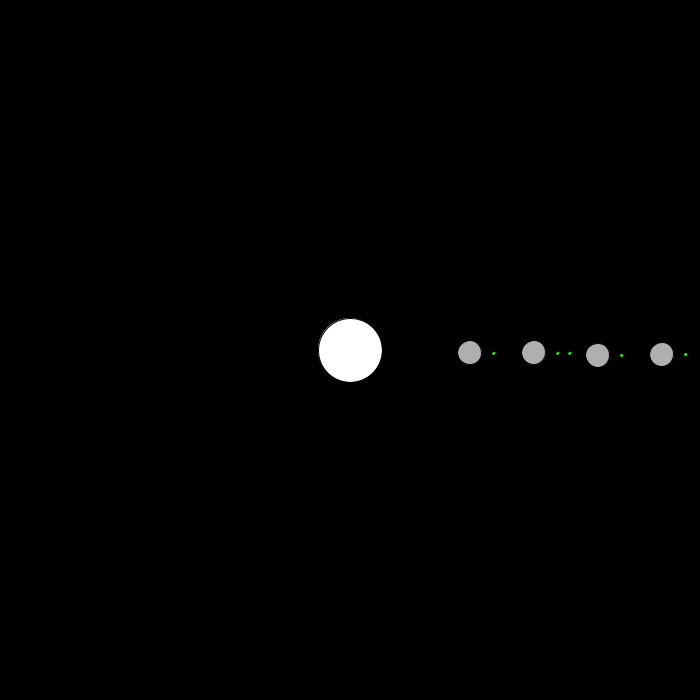
Frame 1 (no input)
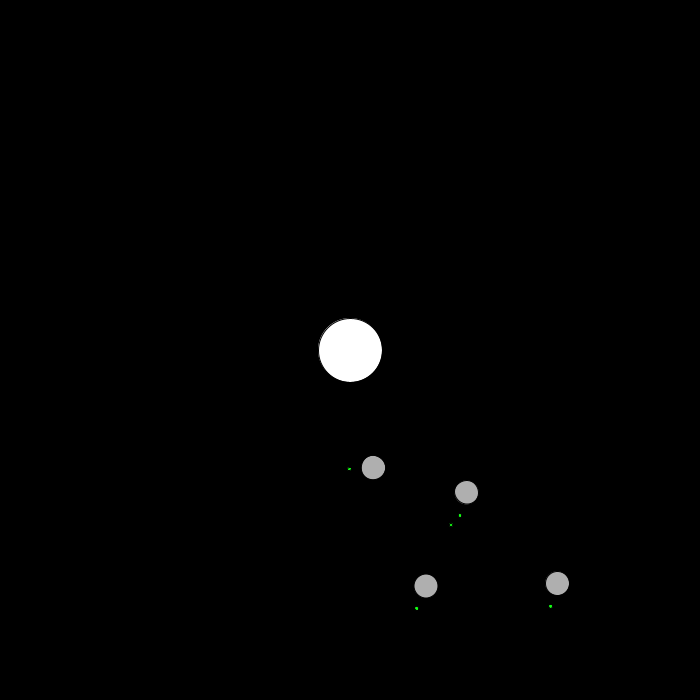
Frame 60 (the mouse pressed at the canvas centre just before this capture)
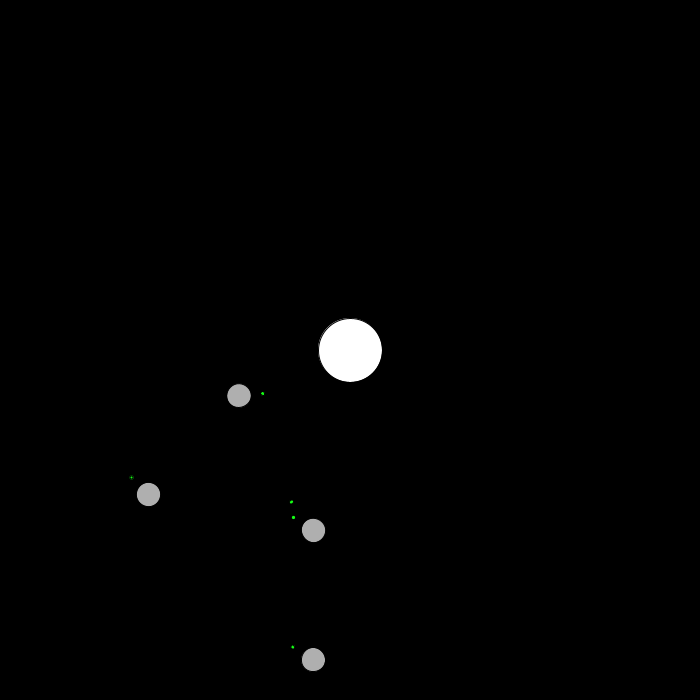
Frame 120 (the mouse held since frame 60 and released just before this capture)

The Processing sketch that drew these frames (run headless with seeded random() and noise(); from frame 60 on, the mouse is pressed at the canvas centre):

// Processing sketch: exercise_14_10
// ── exercise_14_10.pde
// Example 14-18: Object-oriented solar system

// An array of 8 planet objects
Planet[] planets = new Planet[4];

void setup() {
  size(700,700);
  
  // The planet objects are initialized using the counter variable
  for (int i = 0; i < planets.length; i++ ) {
    planets[i] = new Planet(120 + i*64,24);
  }
}

void draw() {
  background(0);
  
  // Drawing the Sun
  pushMatrix();
  translate(width/2,height/2);
  stroke(0);
  fill(255);
  ellipse(0,0,64,64);
  
  // Drawing all Planets
  for (int i = 0; i < planets.length; i++ ) {
    planets[i].update();
    planets[i].display();
  }
  popMatrix();
}

// ── Moon.pde
class Moon{
  float theta;      // Rotation around sun
  float diameter;   // Size of planet
  float distance;   // Distance from plant
  float orbitspeed; // Orbit speed

  Moon(float distance_, float diameter_) {
    distance = distance_;
    diameter = diameter_;
    theta = 0;
    orbitspeed = random(0.01, 0.03);
  }

  void update() {
    // Increment the angle to rotate
    theta += orbitspeed;
  }

  void display() {
    // Before rotation and translation, the state of the matrix is saved with pushMatrix().
    pushMatrix(); 
    // Rotate orbit
    rotate(theta); 
    // Translate out distance
    translate(distance, 0); 
    stroke(0);
    fill(20, 255, 20);
    ellipse(0, 0, diameter, diameter);
    // Once the planet is drawn, the matrix is restored with popMatrix() so that the next planet is not affected.
    popMatrix();
  }
}

// ── Plante.pde
// Example 14-18: Object-oriented solar system

class Planet {
  // Each planet object keeps track of its own angle of rotation.
  float theta;      // Rotation around sun
  float diameter;   // Size of planet
  float distance;   // Distance from sun
  float orbitspeed; // Orbit speed
  Moon[] moons;

  Planet(float distance_, float diameter_) {
    distance = distance_;
    diameter = diameter_;
    theta = 0;
    orbitspeed = random(0.01, 0.03);
    moons = new Moon[(int)random(1,3)];
    for(int i = 0; i<moons.length; i++){
      moons[i] = new Moon(24+i*12, 4);
    }
  }

  void update() {
    // Increment the angle to rotate
    theta += orbitspeed;
  }

  void display() {
    // Before rotation and translation, the state of the matrix is saved with pushMatrix().
    pushMatrix(); 
    // Rotate orbit
    rotate(theta); 
    // Translate out distance
    translate(distance, 0); 
    stroke(0);
    fill(175);
    ellipse(0, 0, diameter, diameter);
    
    //Moon
    for(int i = 0; i<moons.length; i++){
      moons[i].display();
      moons[i].update();
    }
    
    // Once the planet is drawn, the matrix is restored with popMatrix() so that the next planet is not affected.
    popMatrix();
  }
}
